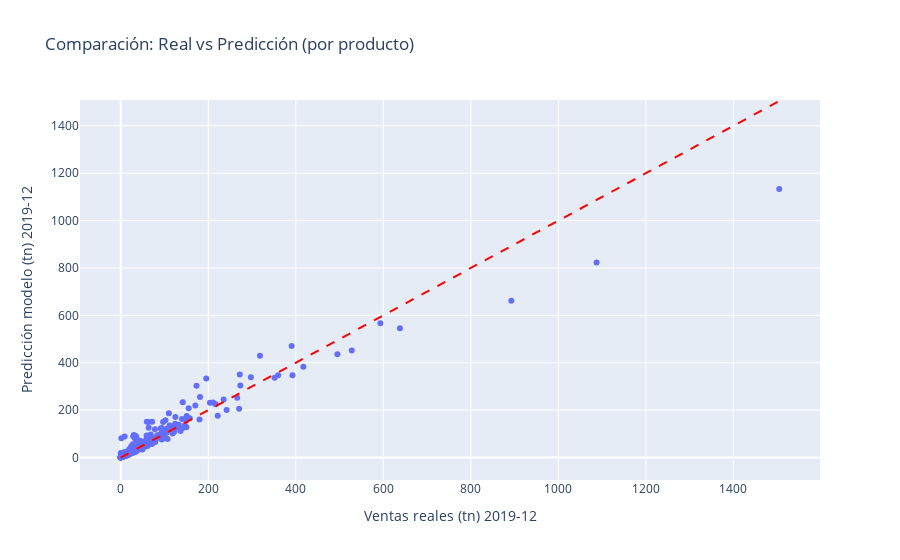

The notebook cell this image was saved under:
### Code cell
import plotly.express as px

fig = px.scatter(
    df_real,
    x='tn_x',
    y='tn_y',
    hover_data=['product_id'],
    labels={
        'tn_x': 'Ventas reales (tn) 2019-12',
        'tn_y': 'Predicción modelo (tn) 2019-12'
    },
    title='Comparación: Real vs Predicción (por producto)'
)

# Línea de referencia de predicción perfecta
fig.add_shape(
    type='line',
    x0=df_real['tn_x'].min(), y0=df_real['tn_x'].min(),
    x1=df_real['tn_x'].max(), y1=df_real['tn_x'].max(),
    line=dict(color='red', dash='dash'),
    name='Perfecta predicción'
)

fig.show()

### Figure 1 — Plotly figure (JSON) as saved in the notebook; plotly's stock layout.template omitted (floating-point values rounded to 4 significant figures; data arrays with more than 128 entries replaced by an {"elided": "..."} marker saying what was removed)
{"data": [{"customdata": {"elided": "780x1 int values"}, "hovertemplate": "Ventas reales (tn) 2019-12=%{x}<br>Predicción modelo (tn) 2019-12=%{y}<br>product_id=%{customdata[0]}<extra></extra>", "legendgroup": "", "marker": {"color": "#636efa", "symbol": "circle"}, "mode": "markers", "name": "", "orientation": "v", "showlegend": false, "type": "scatter", "x": {"elided": "780 float values"}, "xaxis": "x", "y": {"elided": "780 float values"}, "yaxis": "y"}], "layout": {"legend": {"tracegroupgap": 0}, "shapes": [{"line": {"color": "red", "dash": "dash"}, "name": "Perfecta predicción", "type": "line", "x0": 0.00311, "x1": 1505.0, "y0": 0.00311, "y1": 1505.0}], "title": {"text": "Comparación: Real vs Predicción (por producto)"}, "xaxis": {"anchor": "y", "domain": [0, 1], "title": {"text": "Ventas reales (tn) 2019-12"}}, "yaxis": {"anchor": "x", "domain": [0, 1], "title": {"text": "Predicción modelo (tn) 2019-12"}}}}
